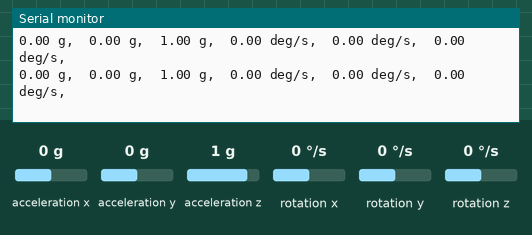
The sketch below on a simulated Arduino Uno, built with avr-gcc and run on an emulated ATmega328P. On the bench: the last lines printed to the serial monitor. Wiring (inferred from the names in the program): MPU-6050 motion sensor at I2C address 0x68. The inputs (shaded band) are chosen by the test bench; at power-on: rotation x 0 °/s, rotation y 0 °/s, acceleration x 0 g, rotation z 0 °/s, acceleration y 0 g, acceleration z 1 g.

Above: at 1.2 s.
1.3 s: rotation x set to 12 °/s
At 1.9 s:
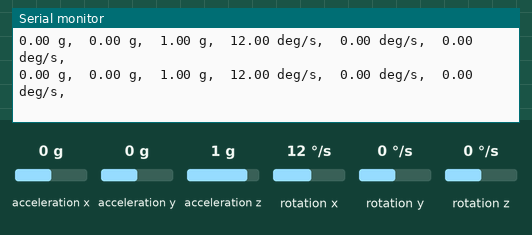
4.3 s: rotation y set to 12 °/s
At 4.9 s:
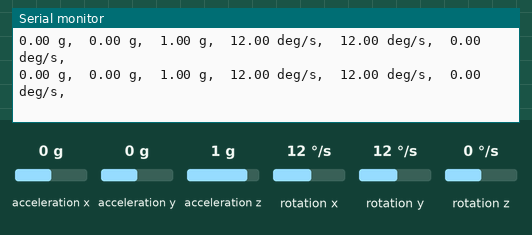
7.3 s: acceleration x set to 0.8 g
At 8.4 s:
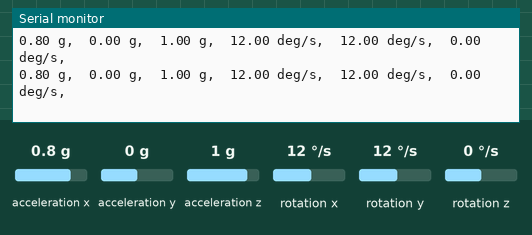
10.3 s: rotation x set to 0 °/s
At 10.8 s:
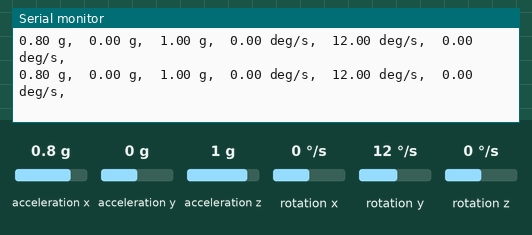
13.3 s: rotation z set to 12 °/s
At 14.0 s:
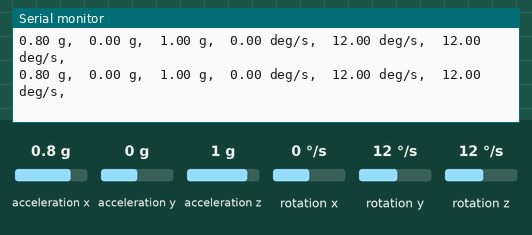
16.3 s: acceleration y set to -1.4 g
At 16.8 s:
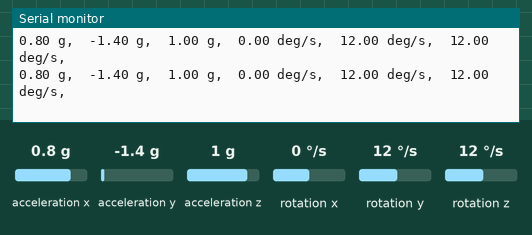

Measured:
- after the input at 1.3 s, the serial monitor: prints a new line at once (image 1)
- after the input at 4.3 s, the serial monitor: prints a new line at once (image 2)
- after the input at 7.3 s, the serial monitor: prints a new line at once (image 3)
- after the input at 10.3 s, the serial monitor: prints a new line at once (image 4)
- after the input at 13.3 s, the serial monitor: prints a new line at once (image 5)
- after the input at 16.3 s, the serial monitor: prints a new line at once (image 6)

The sketch:

MPU6050.ino
```cpp
#include <Wire.h>

void setup() {
  Serial.begin(115200); //シリアル通信のデータ転送レートを設定しポート開放
  Serial.println("--- Started ---");

  Wire.begin();         //I2C通信開始
  // センサ開始動作
  Wire.beginTransmission(0x68); //アドレス0x68指定でMPU-6050を選択、送信処理開始
  Wire.write(0x6B);             //MPU6050_PWR_MGMT_1レジスタのアドレス指定
  Wire.write(0x00);             //0を書き込むことでセンサ動作開始
  Wire.endTransmission();       //スレーブデバイスに対する送信を完了

}

void loop() {
  // スタートアドレスの設定とデータの要求処理
  Wire.beginTransmission(0x68);     //アドレス0x68指定でMPU-6050を選択、送信処理開始
  Wire.write(0x3B);                 //ACCEL_XOUT_Hレジスタのアドレス指定
  Wire.endTransmission(false);      //false設定で接続維持
  Wire.requestFrom(0x68, 14, true); //MPU-6050に対して14byte分データを要求、I2Cバス開放

  int16_t ax, ay, az, gx, gy, gz, Temp; //符号付き整数を格納する16ビットの変数型の設定

  //シフト演算と論理和で16bitのデータを変数に格納
  //ax～gzまで、16bit(2byte) × 7 = 14byte
  ax = Wire.read() << 8 | Wire.read();    //x軸の加速度の読み取り 16bit
  ay = Wire.read() << 8 | Wire.read();    //y軸の加速度の読み取り 16bit
  az = Wire.read() << 8 | Wire.read();    //z軸の加速度の読み取り 16bit
  Temp  = Wire.read() << 8 | Wire.read(); //温度の読み取り 16bit
  gx = Wire.read() << 8 | Wire.read();    //x軸の角速度の読み取り 16bit
  gy = Wire.read() << 8 | Wire.read();    //y軸の角速度の読み取り 16bit
  gz = Wire.read() << 8 | Wire.read();    //z軸の角速度の読み取り 16bit

  //データの表示 1LSBの値はデータシートに記載
  //AFS_SEL設定 = 0, ±2g, 16384LSB/g
  //FS_SEL設定  = 0, ±250deg/s, 131LSB/deg/s
  Serial.print(ax/16384.0); Serial.print(" g,  ");     //1LSBを加速度(G)に換算してシリアルモニタに表示
  Serial.print(ay/16384.0); Serial.print(" g,  ");     //1LSBを加速度(G)に換算してシリアルモニタに表示
  Serial.print(az/16384.0); Serial.print(" g,  ");     //1LSBを加速度(G)に換算してシリアルモニタに表示
  Serial.print(gx/131.0); Serial.print(" deg/s,  ");   //1LSBを角速度(deg/s)に換算してシリアルモニタに表示
  Serial.print(gy/131.0); Serial.print(" deg/s,  ");   //1LSBを角速度(deg/s)に換算してシリアルモニタに表示
  Serial.print(gz/131.0); Serial.println(" deg/s,  "); //1LSBを角速度(deg/s)に換算してシリアルモニタに表示
  //Serial.print(Temp/340.00+36.53); Serial.println(" deg.");    //温度換算シリアルモニタに表示

  delay(20);
}
```
